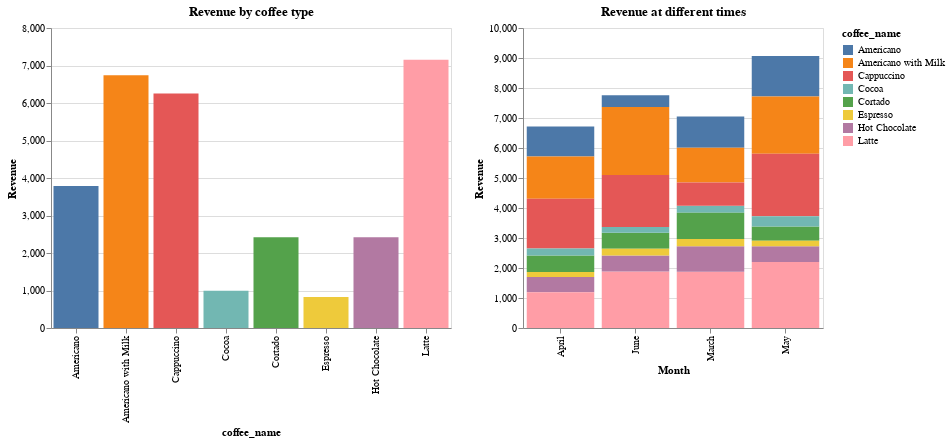

The code cell stored with this chart in its notebook:
### Code cell
#Revenue by coffee type -- bar

a = alt.Chart(df).mark_bar().encode(
    x=alt.X('coffee_name', title='coffee_name'),
    y=alt.Y('sum(money)', title='Revenue'),
    color = 'coffee_name'
).properties(
    title='Revenue by coffee type',
    width=400,
    height=300)

#Revenue at different times

b = alt.Chart(df).mark_bar().encode(
    x=alt.X('date1', title='Month'),
    y=alt.Y('sum(money)', title='Revenue'),
    color = 'coffee_name'
).properties(
    title='Revenue at different times',
    width=300,
    height=300)

a | b

### Figure 1 — Vega-Lite specification as saved in the notebook (floating-point values rounded to 4 significant figures; data arrays with more than 128 entries replaced by an {"elided": "..."} marker saying what was removed)
{"config": {"view": {"continuousWidth": 400, "continuousHeight": 300}}, "hconcat": [{"mark": "bar", "encoding": {"color": {"type": "nominal", "field": "coffee_name"}, "x": {"type": "nominal", "field": "coffee_name", "title": "coffee_name"}, "y": {"type": "quantitative", "aggregate": "sum", "field": "money", "title": "Revenue"}}, "height": 300, "title": "Revenue by coffee type", "width": 400}, {"mark": "bar", "encoding": {"color": {"type": "nominal", "field": "coffee_name"}, "x": {"type": "nominal", "field": "date1", "title": "Month"}, "y": {"type": "quantitative", "aggregate": "sum", "field": "money", "title": "Revenue"}}, "height": 300, "title": "Revenue at different times", "width": 300}], "data": {"name": "data-4d33c50656d9e5daca06aa3e7e2794d9"}, "$schema": "https://vega.github.io/schema/vega-lite/v4.8.1.json", "datasets": {"data-4d33c50656d9e5daca06aa3e7e2794d9": {"elided": "896 records"}}}
